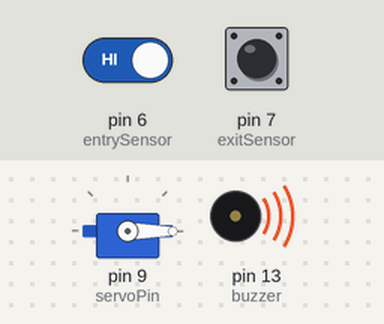
Bench run of a sketch on a simulated Arduino Uno, built with avr-gcc and run on an emulated ATmega328P. Parts: servo, buzzer (waves = sounding, pin HIGH). The test bench sets the inputs (shaded band); at power-on: pin 6 (entrySensor) HIGH, pin 7 (exitSensor) HIGH. What the sketch prints to the serial monitor is not drawn.

Above: at 1.2 s.
1.3 s: pin 6 (entrySensor) driven LOW
At 2.6 s:
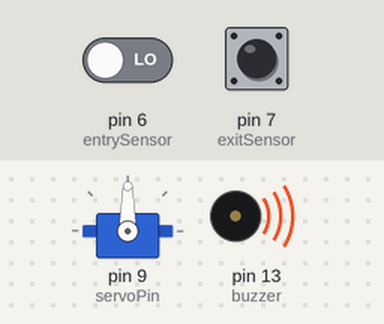
2.9 s: pin 7 (exitSensor) pulsed LOW 5 times (0.12 s each, 0.3 s apart)
At 4.5 s:
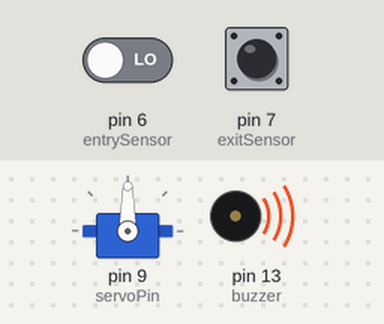
5.9 s: pin 7 (exitSensor) pulsed LOW 5 times (0.12 s each, 0.3 s apart)
At 7.3 s:
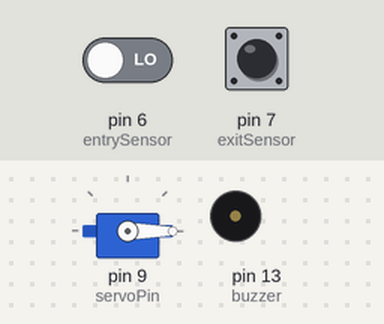
Timing chart, 0 to 8.9 s (numbered marks = the images above; inputs shaded):
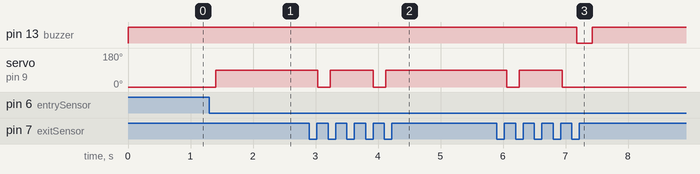

The sketch:

arduino.ino
```cpp
#include <Servo.h>

Servo barrier;

// ── Pins ──────────────────────────────────────────────
const int entrySensor = 6;   // IR sensor OUTSIDE (entry side)
const int exitSensor  = 7;   // IR sensor INSIDE  (exit / near barrier)
const int servoPin    = 9;
const int buzzer      = 13;

// ── Parking ───────────────────────────────────────────
const int totalSlots  = 4;
int carCount          = 0;

// ── Timeout ───────────────────────────────────────────
#define SENSOR_TIMEOUT 15000  // 15 seconds

// ──────────────────────────────────────────────────────

void setup() {
  pinMode(entrySensor, INPUT);
  pinMode(exitSensor,  INPUT);
  pinMode(buzzer,      OUTPUT);

  digitalWrite(buzzer, HIGH);  // buzzer OFF (active LOW)

  barrier.attach(servoPin);
  barrier.write(0);            // start closed

  Serial.begin(9600);
  Serial.println("=== Smart Parking System Ready ===");
  Serial.print("Total Slots: ");
  Serial.println(totalSlots);
}

// ──────────────────────────────────────────────────────

void loop() {

  // ================= ENTRY =================
  if (digitalRead(entrySensor) == LOW) {

    delay(100);  // debounce
    if (digitalRead(entrySensor) != LOW) return;

    Serial.println("[ENTRY] Car detected at entry sensor");

    if (carCount < totalSlots) {

      barrier.write(90);
      Serial.println("[ENTRY] Barrier opened — waiting for car to pass through...");
      delay(500);

      // Step 1: wait for car to reach inner (exit) sensor
      if (!waitForSensor(exitSensor, LOW, SENSOR_TIMEOUT)) {
        Serial.println("[ENTRY] TIMEOUT — car did not pass through, closing barrier");
        Serial.println("TIMEOUT");                  // ← dashboard tag
        buzzerBeeps(3);
        barrier.write(0);
        waitForClear(entrySensor);
        return;
      }

      // Step 2: wait for car to fully clear inner sensor
      if (!waitForSensor(exitSensor, HIGH, SENSOR_TIMEOUT)) {
        Serial.println("[ENTRY] TIMEOUT — car stalled at inner sensor, closing barrier");
        Serial.println("TIMEOUT");                  // ← dashboard tag
        buzzerBeeps(3);
        barrier.write(0);
        return;
      }

      // Car fully inside
      barrier.write(0);
      carCount++;
      Serial.println("[ENTRY] Car fully inside — barrier closed");
      Serial.println("CAR_ENTERED");               // ← dashboard tag
      Serial.print("Cars Inside: ");
      Serial.println(carCount);

      if (carCount >= totalSlots) {
        Serial.println("PARKING_FULL");             // ← dashboard tag
      }

      printStatus();

    } else {
      Serial.println("[ENTRY] Parking FULL — denying entry");
      Serial.println("PARKING_FULL");              // ← dashboard tag
      buzzerBeeps(1);
      waitForClear(entrySensor);
    }
  }

  // ================= EXIT =================
  if (digitalRead(exitSensor) == LOW) {

    delay(100);  // debounce
    if (digitalRead(exitSensor) != LOW) return;

    Serial.println("[EXIT] Car detected at exit sensor");

    if (carCount > 0) {

      barrier.write(90);
      Serial.println("[EXIT] Barrier opened — waiting for car to exit...");
      delay(500);

      // Step 1: wait for car to reach outer (entry) sensor
      if (!waitForSensor(entrySensor, LOW, SENSOR_TIMEOUT)) {
        Serial.println("[EXIT] TIMEOUT — car did not pass through, closing barrier");
        Serial.println("TIMEOUT");                  // ← dashboard tag
        buzzerBeeps(3);
        barrier.write(0);
        waitForClear(exitSensor);
        return;
      }

      // Step 2: wait for car to fully clear outer sensor
      if (!waitForSensor(entrySensor, HIGH, SENSOR_TIMEOUT)) {
        Serial.println("[EXIT] TIMEOUT — car stalled at outer sensor, closing barrier");
        Serial.println("TIMEOUT");                  // ← dashboard tag
        buzzerBeeps(3);
        barrier.write(0);
        return;
      }

      // Car fully outside
      barrier.write(0);
      carCount--;
      Serial.println("[EXIT] Car fully outside — barrier closed");
      Serial.println("CAR_EXITED");                // ← dashboard tag
      Serial.print("Cars Inside: ");
      Serial.println(carCount);
      printStatus();

    } else {
      Serial.println("[EXIT] No cars to exit");
      waitForClear(exitSensor);
    }
  }
}

// ──────────────────────────────────────────────────────
bool waitForSensor(int pin, bool expectedState, unsigned long timeout) {
  unsigned long start = millis();
  while (digitalRead(pin) != expectedState) {
    if (millis() - start >= timeout) return false;
    delay(50);
  }
  return true;
}

void waitForClear(int pin) {
  while (digitalRead(pin) == LOW) {
    delay(50);
  }
  delay(200);
}

void buzzerBeeps(int count) {
  for (int i = 0; i < count; i++) {
    digitalWrite(buzzer, LOW);
    delay(250);
    digitalWrite(buzzer, HIGH);
    delay(200);
  }
}

void printStatus() {
  Serial.print("Cars Inside: ");
  Serial.print(carCount);
  Serial.print(" / ");
  Serial.println(totalSlots);

  if (carCount >= totalSlots) {
    Serial.println("Status: PARKING FULL");
  } else {
    Serial.print("Status: ");
    Serial.print(totalSlots - carCount);
    Serial.println(" slot(s) available");
  }

  Serial.println("----------------------------------");
}
```

Measured:
- after the input at 1.3 s, servo on pin 9 (servoPin): 0° → 90° after 0.10 s
- after the input at 2.9 s, servo on pin 9 (servoPin): alternates 90° for 0.69 s and 0° for 0.20 s, 4 changes in all, then stays 90°, starting after 0.14 s
- after the input at 5.9 s, pin 13 (buzzer): HIGH → LOW after 1.3 s, → HIGH 0.25 s later; servo on pin 9 (servoPin): 90° → 0° after 0.16 s, → 90° 0.20 s later, → 0° 0.69 s later
